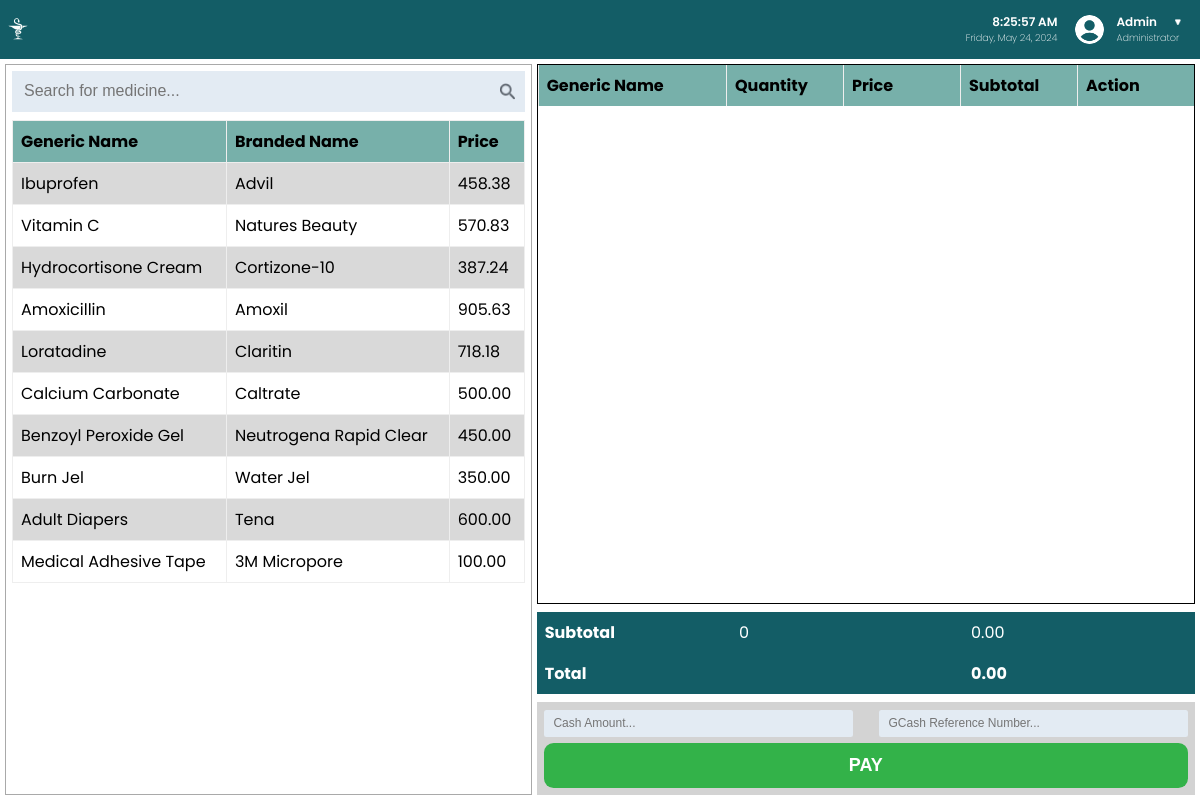
Page /pos.php (signed in) on the committed database.
### tables this page shows
CREATE TABLE `medicine` (
  `medicineID` int(10) NOT NULL,
  `genericName` varchar(100) NOT NULL,
  `brandedName` varchar(100) NOT NULL,
  `price` double(100,2) NOT NULL,
  `stock` int(11) NOT NULL,
  `dateAdded` date NOT NULL DEFAULT current_timestamp(),
  `categoryID` int(10) DEFAULT NULL
);

### pos.php (the view, shortened to what this page needs)
<?php
include('connect.php');
?>
<!DOCTYPE html>
<html lang="en">
<head>
    <link rel="stylesheet" href="css/pos.css">
    <link rel="stylesheet" href="css/global.css">
</head>
<body>
    <div class="container">
        <div class="header">
            <img class="logo" src="images/logo.svg">
            <div class="profileNdate">
                <div class="timendate">
                    <p class="datime">00:00:00 AM</p>
                    <p class="dadate">Monday, June 12, 2003</p>
                </div>
                <div class="userbox">
                    <div class="profileimage">
                        <img class="userprofile" src="images/User1.png" alt="profile" draggable="false">
                    </div>
                    <div class="profilename">
                        <div class="usernamebox">
                            <p class="username">
                                <?php echo $_SESSION['user'] ?>
                            </p>
                            <img src="images/downnicon.png" onclick="usermenuToggle()" alt="downIcon">
                        </div>
                        <p class="userposition">
                            <?php echo $_SESSION['position'] ?>
                        </p>
                    </div>
                </div>
            </div>
        </div>
        <div class="content">
            <div class="left-content">
                <div class="productMenu">
                    <div class="search" method="GET">
                        <input type="text" id="myInput" name="search" maxlength="32" onkeyup="myFunction()" placeholder="Search for medicine..." autocomplete="off">
                        <img src="/images/search.png">
                    </div>
                    <div class="list">
                        <table id="myTable">
                            <tr>
                                <th> Generic Name </th>
                                <th> Branded Name </th>
                                <th> Price </th>
                            </tr>
                            <?php
                            $query = "SELECT * FROM medicine";
                            $query_run = mysqli_query($conn, $query);
                            while ($rowMed = mysqli_fetch_array($query_run)) {
                                echo "<tr class='product-row'" . $rowMed['categoryID'] . "' data-id='" . $rowMed['medicineID'] . "' data-genericName='" . $rowMed['genericName'] . "' data-price='" . $rowMed['price'] . "' data-stock=" . $rowMed['stock'] . ">";
                                echo "<td>" . $rowMed['genericName'] . "</td>";
                                echo "<td>" . $rowMed['brandedName'] . "</td>";
                                echo "<td>" . $rowMed['price'] . "</td>";
                                echo "</tr>";
                            }
                            ?>
                        </table>
                    </div>
                </div>
            </div>
            <form class="right-content" method="POST" action="">
                <div class="cartSection">
                    <table id="cartTable">
                        <tr>
                            <th> Generic Name </th>
                            <th width="100px"> Quantity </th>
                            <th width="100px"> Price </th>
                            <th width="100px"> Subtotal </th>
                            <th width="100px"> Action </th>
                        </tr>
                    </table>
                </div>
                <div class="tallySection">
                    <table id="tallyTable">
                        <tr>
                            <th> Subtotal </th>
                            <td id="numQty" width="100px"> 0 </td>
                            <th width="100px"> </th>
                            <td id="numSubtotal" width="100px"> 0.00 </td>
                            <td width="100px"> </td>
                        </tr>
                        <tr>
                            <th> Total </th>
                            <td> </td>
                            <th> </th>
                            <th id="numTotal"> 0.00 </th>
                            <th><input type="hidden" name="totalAmount" value="" id="totalAmount"></th>
                        </tr>
                    </table>
                </div>
                <div class="paymentSection">
                    <div class="paymentInput">
                        <div class="payInput">
                            <input type="number" name="cashAmount" placeholder="Cash Amount..." step="0.01" value="" min="1" oninput="javascript: if (this.value.length > this.maxLength) this.value = this.value.slice(0, this.maxLength);" maxlength="16" required>
                            <input type="number" name="referenceNum" placeholder="GCash Reference Number..." value="" min="1" oninput="javascript: if (this.value.length > this.maxLength) this.value = this.value.slice(0, this.maxLength);" maxlength="32">
                        </div>
                        <div class="payButton">
                            <input type="submit" name="payEnter" value="PAY">
                        </div>
                    </div>
                </div>
            </form>
        </div>
    </div>
</body>
</html>

### css/pos.css (style rules this page uses)
* { padding: 0; margin: 0; }
.container { height: 100vh; display: flex; position: relative; flex-direction: column; }
.header { color: var(--whiteColor); position: relative; background-color: var(--mainColor); height: 8vh; display: flex; flex-direction: row; align-items: center; justify-content: space-between; }
.header .logo { width: 2vw; height: 2vw; margin-left: 0.5208333333333334vw; cursor: pointer; }
.profileNdate { display: flex; flex-direction: row; margin-right: 1.5625vw; }
.usernamebox img { width: 0.5208333333333334vw; height: 0.5208333333333334vw; cursor: pointer; }
.content { padding: 0.4166666666666667vw; height: 100%; display: flex; position: relative; flex-direction: row; background-color: var(--whiteColor); }
.left-content { width: 80%; padding: 0 0.4166666666666667vw 0 0; display: flex; height: 100%; }
.productMenu { width: 100%; display: flex; padding: 0.5vw; position: relative; flex-direction: column; border: var(--borderStyle); }
.search { display: flex; align-items: center; height: 5.5vh; display: flex; margin-bottom: 1vh; background-color: var(--inputBGColor); }
.search input { height: 100%; width: 100%; border: none; outline: none; font-size: 2vh; padding: 0 1vw 0 1vw; background-color: #e3ebf300; }
.search img { width: 17px; height: 17px; opacity: 0.7; position: relative; margin-right: 0.78125vw; }
.list { position: relative; width: 100%; background-color: var(--whiteColor); overflow-x: auto; overflow-y: auto; height: 100%; }
.list table { border-collapse: collapse; width: 100%; }
.list table td, .list table th { padding: 8px; text-align: left; border: 1px solid #eeeeee; }
.list table th { background-color: #77b0aa; position: sticky; cursor: default; top: 0; }
.list table tr:nth-child(even) { background-color: #d9d9d9; }
.right-content { display: flex; flex-direction: column; position: relative; height: 100%; width: 100%; }
.cartSection { background-color: #ffffff; overflow-x: auto; overflow-y: auto; height: 100%; margin-bottom: 1vh; border: 0.1vw solid #000; }
.cartSection table { background-color: rgb(255, 255, 255); border-collapse: collapse; text-align: left; width: 100%; }
.cartSection table th { background-color: #77b0aa; border-left: 1px solid #eeeeee; position: sticky; top: 0px; }
.cartSection table td, .cartSection table th { padding: 8px; }
.tallySection { background-color: var(--mainColor); margin-bottom: 1vh; color: var(--whiteColor); }
.tallySection table { width: 100%; text-align: left; border-collapse: collapse; }
.tallySection table td, .tallySection table th { padding: 8px; }
.paymentSection { background-color: var(--darkgrayColor); padding: 0.6vw; display: flex; }
.paymentInput { width: 100%; height: 100%; display: flex; position: relative; flex-direction: column; }
.payInput { display: flex; position: relative; flex-direction: row; justify-content: space-between; }
.payInput input[type="number"] { width: 45%; height: 25%; border: none; outline: none; font-size: 1vw; padding: 0.8vw; -moz-appearance: textfield; border-radius: 0.20833333333333334vw; background-color: var(--inputBGColor); }
.payButton { position: relative; height: 100%; }
.payButton input[type="submit"] { width: 100%; border: none; border-radius: 0.8vw; font-size: 1.5vw; cursor: pointer; font-weight: 600; padding: 1vw 1vw; color: var(--whiteColor); background-color: var(--greenbtnColor); }

### rows in the picture
medicine: genericName "Ibuprofen", brandedName "Advil", price "458.38"
medicine: genericName "Vitamin C", brandedName "Natures Beauty", price "570.83"
medicine: genericName "Hydrocortisone Cream", brandedName "Cortizone-10", price "387.24"
medicine: genericName "Amoxicillin", brandedName "Amoxil", price "905.63"
medicine: genericName "Loratadine", brandedName "Claritin", price "718.18"
medicine: genericName "Calcium Carbonate", brandedName "Caltrate", price "500.00"
medicine: genericName "Benzoyl Peroxide Gel", brandedName "Neutrogena Rapid Clear", price "450.00"
medicine: genericName "Burn Jel", brandedName "Water Jel", price "350.00"
medicine: genericName "Adult Diapers", brandedName "Tena", price "600.00"
medicine: genericName "Medical Adhesive Tape", brandedName "3M Micropore", price "100.00"

### other values in the picture
$_SESSION['user'] "Admin"
$_SESSION['position'] "Administrator"
